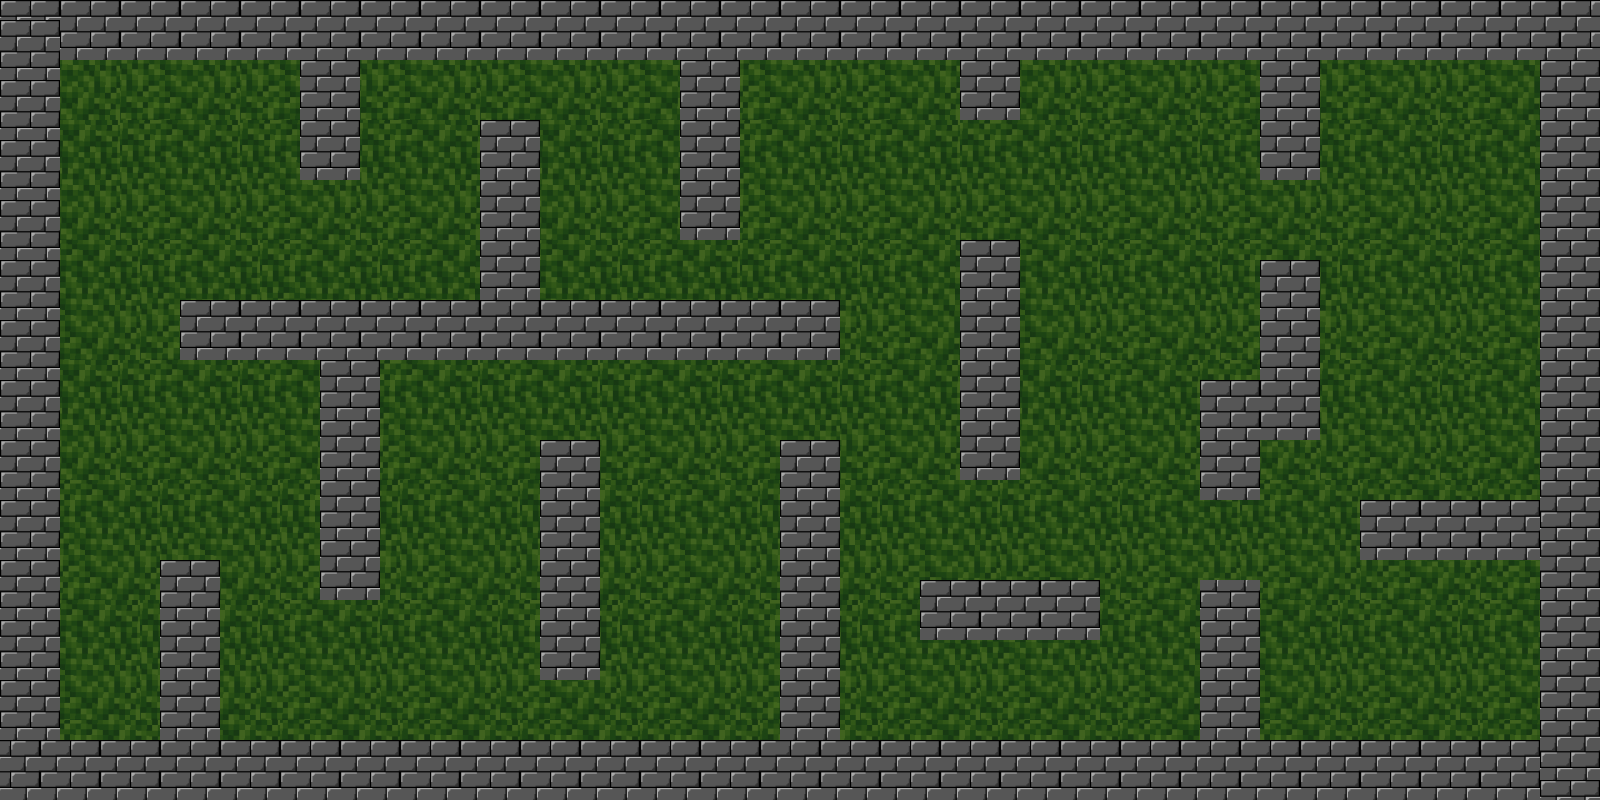

Tiled map render using the project's own tile images. Description and the map definition, with tile-layer contents summarised, below:
An orthogonal 80x40 tile map with 20x20 px tiles, 2 tile layers (Grass, walls) and 21 objects.

<map version="1.10" tiledversion="1.10.1" orientation="orthogonal" renderorder="right-down" width="80" height="40" tilewidth="20" tileheight="20" infinite="0" nextlayerid="4" nextobjectid="55">
 <tileset firstgid="1" source="GrassPlusWallsTiles.tsx" />
 <layer id="2" name="Grass" width="80" height="40">
  <data>[3200 cells, 3140 non-empty, 36 distinct tile ids]</data>
 </layer>
 <layer id="1" name="walls" width="80" height="40">
  <data>[3200 cells, 1185 non-empty, 9 distinct tile ids]</data>
 </layer>
 <objectgroup id="3" name="Collision">
  <object id="22" x="0" y="0" width="1600" height="60" />
  <object id="23" x="0" y="740" width="1600" height="60" />
  <object id="25" x="0" y="0" width="60" height="800" />
  <object id="26" x="1540" y="0" width="60" height="800" />
  <object id="27" x="180" y="300" width="660" height="60" />
  <object id="28" x="480" y="120" width="60" height="180" />
  <object id="29" x="300" y="60" width="60" height="120" />
  <object id="30" x="680" y="60" width="60" height="180" />
  <object id="31" x="320" y="360" width="60" height="240" />
  <object id="32" x="160" y="560" width="60" height="180" />
  <object id="33" x="540" y="440" width="60" height="240" />
  <object id="34" x="780" y="440" width="60" height="300" />
  <object id="35" x="920" y="580" width="180" height="60" />
  <object id="36" x="960" y="240" width="60" height="240" />
  <object id="37" x="960" y="60" width="60" height="60" />
  <object id="38" x="1260" y="60" width="60" height="120" />
  <object id="39" x="1260" y="260" width="60" height="180" />
  <object id="40" x="1200" y="380" width="60" height="120" />
  <object id="41" x="1200" y="580" width="60" height="160" />
  <object id="42" x="1360" y="500" width="180" height="60" />
  <object id="54" x="1100" y="300" width="20" height="20" />
 </objectgroup>
</map>